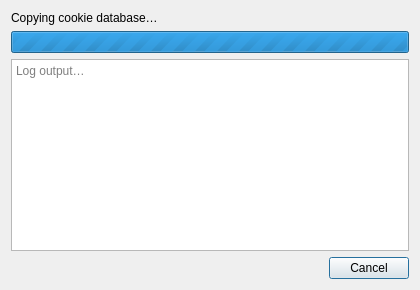
<?xml version="1.0" encoding="UTF-8"?>
<ui version="4.0">
 <class>ImportProgressDialog</class>
 <widget class="QDialog" name="ImportProgressDialog">
  <property name="windowTitle">
   <string>Importing cookies…</string>
  </property>
  <property name="minimumSize">
   <size><width>420</width><height>160</height></size>
  </property>
  <property name="modal"><bool>true</bool></property>
  <layout class="QVBoxLayout" name="root">
   <item>
    <widget class="QLabel" name="stageLbl">
     <property name="text"><string>Copying cookie database…</string></property>
    </widget>
   </item>
   <item>
    <widget class="QProgressBar" name="progressBar">
     <property name="minimum"><number>0</number></property>
     <property name="maximum"><number>0</number></property>
     <property name="textVisible"><bool>false</bool></property>
    </widget>
   </item>
   <item>
    <widget class="QTextEdit" name="logEdit">
     <property name="readOnly"><bool>true</bool></property>
     <property name="placeholderText"><string>Log output…</string></property>
     <property name="minimumHeight"><number>80</number></property>
    </widget>
   </item>
   <item>
    <layout class="QHBoxLayout" name="bottomRow">
     <item><spacer name="hsp"><property name="orientation"><enum>Qt::Horizontal</enum></property><property name="sizeHint"><size><width>40</width><height>20</height></size></property></spacer></item>
     <item>
      <widget class="QPushButton" name="cancelBtn">
       <property name="text"><string>Cancel</string></property>
      </widget>
     </item>
    </layout>
   </item>
  </layout>
 </widget>
 <resources/>
 <connections/>
</ui>
